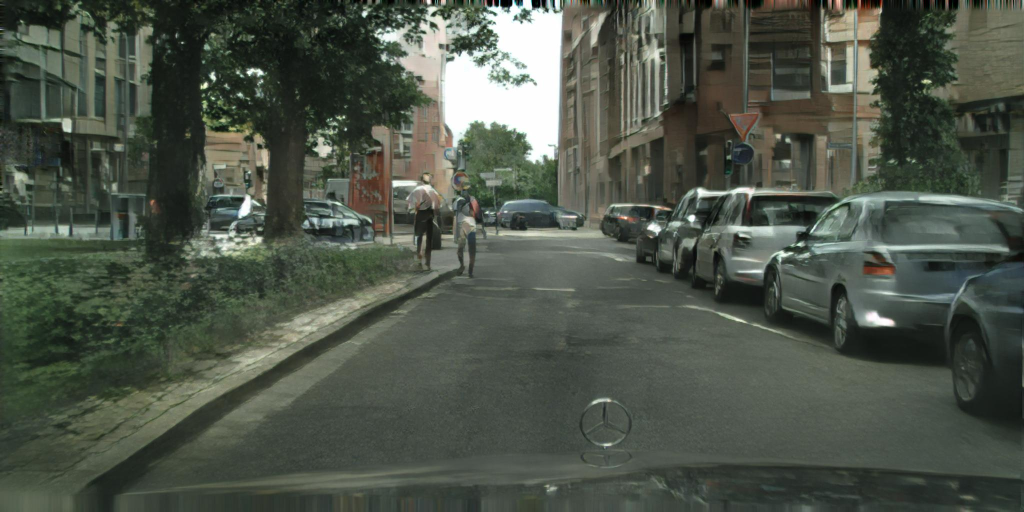
#> input picture src/pix2pixHD/imgs/cityscapes_1.jpg, 2048 x 1024 px (shown at 1/2 size)
$ python -i im_transform.py   (imports and definitions only)   (older library calls are emulated)
#> lines starting #> are read from the running program, lines starting #| are printed output that depends on the picture
#> further down, picture is the input picture: shape (1024, 2048, 3); mean B, G, R 72.9, 84.2, 76.9
import numpy as np
import cv2


# [36 lines left out: functions resize, imcv2_recolor, not called in this run]


def imcv2_affine_trans(im, flip=None, im_shape=None, rotate=False, max_scale=1.5):
    # Scale and translate
#> called with rotate = False, max_scale = 1.5
    h, w = im.shape[:2] if im_shape is None else im_shape[:2]
#> h = 1024; w = 2048
    scale = np.random.uniform(1., max_scale)

    degree = np.random.uniform(-5, 5) if rotate else None

    max_offx = (scale - 1.) * w
#> max_offx = 562
    max_offy = (scale - 1.) * h
#> max_offy = 281
    offx = int(np.random.uniform() * max_offx)
#> offx = 401
    offy = int(np.random.uniform() * max_offy)
#> offy = 169

    flip_ = np.random.uniform() > 0.5 if flip is None else flip

    if im is not None:
        im = apply_affine(im, scale, [offx, offy, degree], flip_, im_shape)

    return im, [scale, [offx, offy, degree], flip_, im_shape]


def apply_affine(im, scale, offs, flip, im_shape=None):
#> called with scale = 1.27, flip = True
    offx, offy, degree = offs
    h, w = im.shape[:2] if im_shape is None else im_shape[:2]
#> h = 1024; w = 2048

    im = cv2.resize(im, (0, 0), fx=scale, fy=scale)
    if degree is not None:
        retval = cv2.getRotationMatrix2D((w // 2, h // 2), degree, 1)
        im = cv2.warpAffine(im, retval, (w, h))
    im = im[offy: (offy + h), offx: (offx + w)]
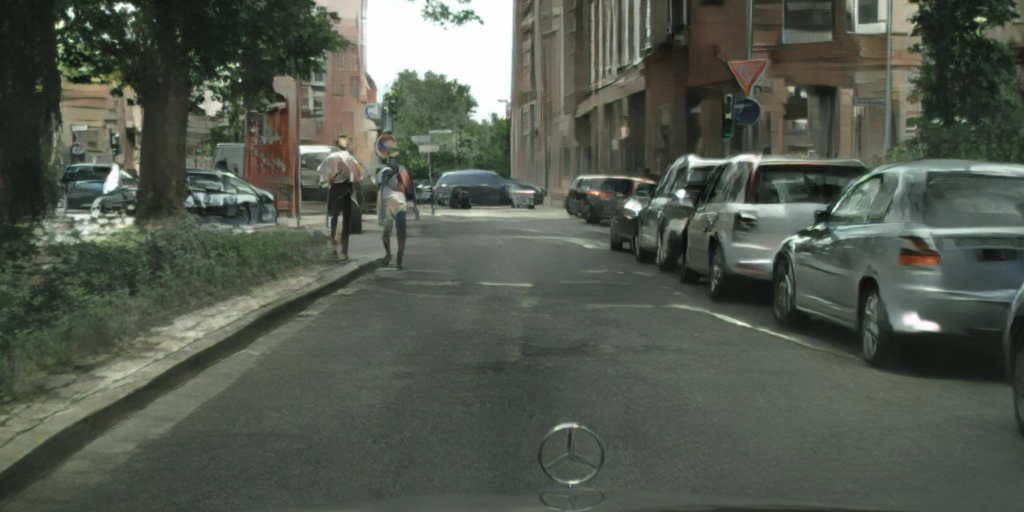
#> im: shape (1024, 2048, 3) (shown at 1/2 size); mean of channels 0, 1, 2 78.4, 89.3, 82.9; drawn as B, G, R
    if flip:
        im = cv2.flip(im, 1)
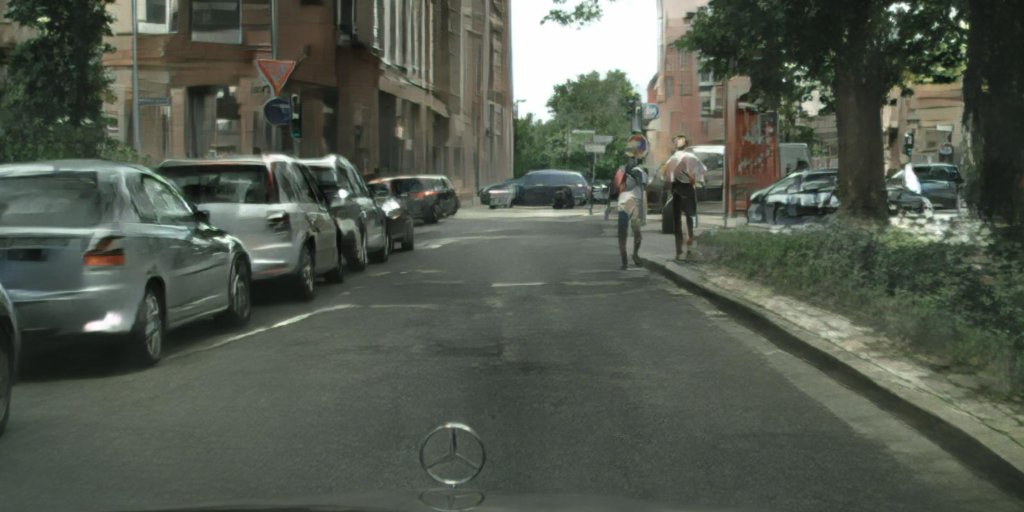
#> im: shape (1024, 2048, 3) (shown at 1/2 size); mean of channels 0, 1, 2 78.4, 89.3, 82.9; drawn as B, G, R

    return im


# [57 lines left out: functions offset_boxes, _factor_closest, crop_with_factor, not called in this run]


>>> import cv2
>>> picture = cv2.imread('../../pix2pixHD/imgs/cityscapes_1.jpg')
>>> result = imcv2_affine_trans(picture)

$ run again, on src/pix2pixHD/imgs/cityscapes_2.jpg
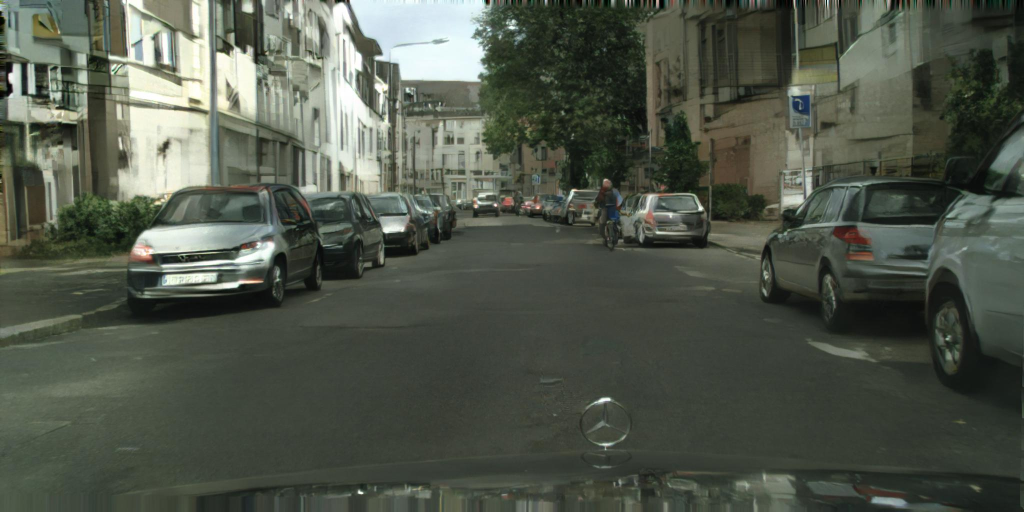
#> input picture src/pix2pixHD/imgs/cityscapes_2.jpg, 2048 x 1024 px (shown at 1/2 size)
#> picture is the input picture: shape (1024, 2048, 3); mean B, G, R 74.6, 86.4, 80.1
#> in apply_affine, `im = im[offy: (offy + h), offx: (offx + w)]`:
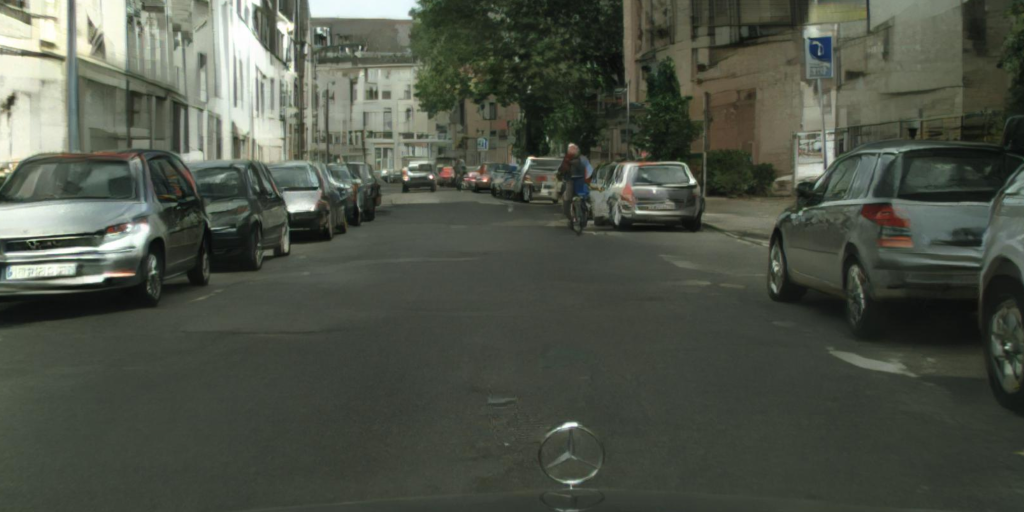
#> im: shape (1024, 2048, 3) (shown at 1/2 size); mean of channels 0, 1, 2 71.3, 82.4, 77.1; drawn as B, G, R
#> in apply_affine, `im = cv2.flip(im, 1)`:
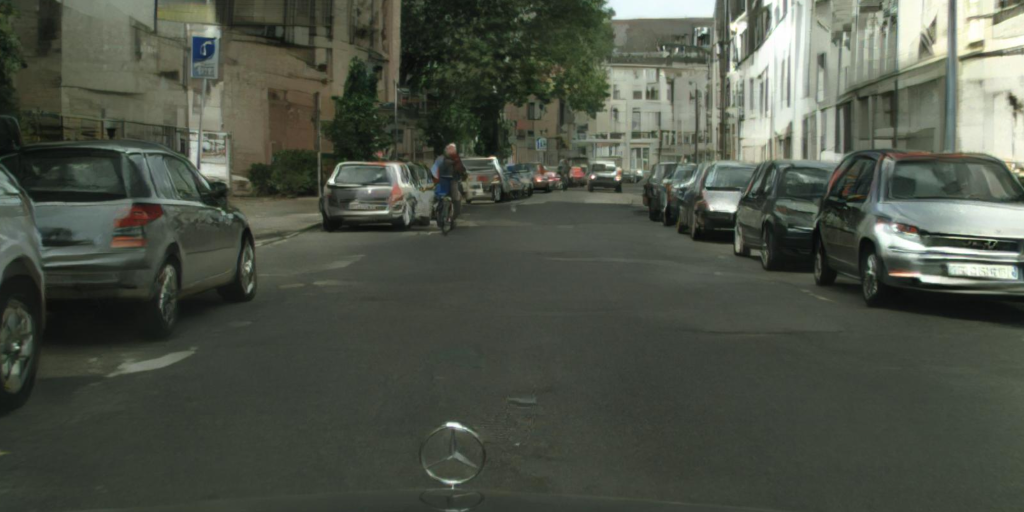
#> im: shape (1024, 2048, 3) (shown at 1/2 size); mean of channels 0, 1, 2 71.3, 82.4, 77.1; drawn as B, G, R

$ run again, on src/pix2pixHD/imgs/cityscapes_3.jpg
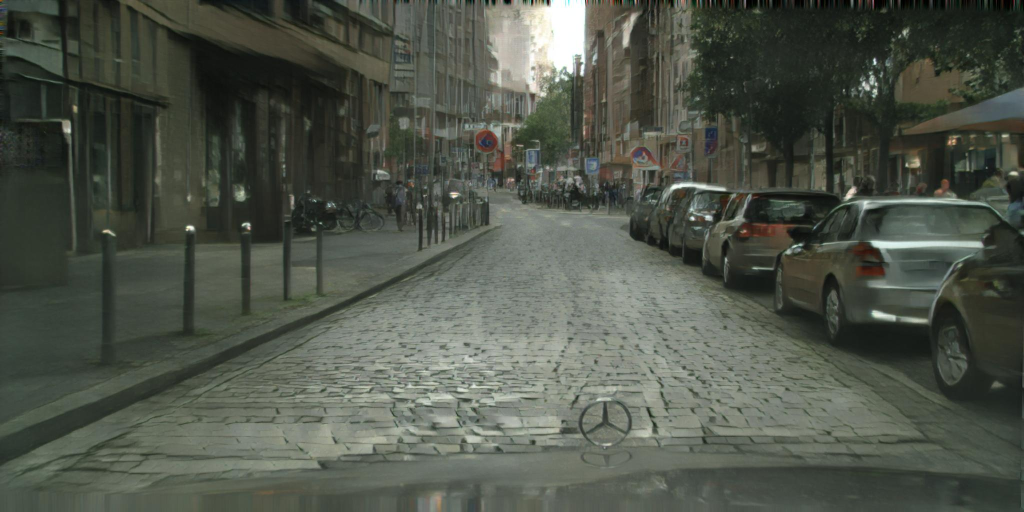
#> input picture src/pix2pixHD/imgs/cityscapes_3.jpg, 2048 x 1024 px (shown at 1/2 size)
#> picture is the input picture: shape (1024, 2048, 3); mean B, G, R 73.9, 84.4, 78.9
#> in apply_affine, `im = im[offy: (offy + h), offx: (offx + w)]`:
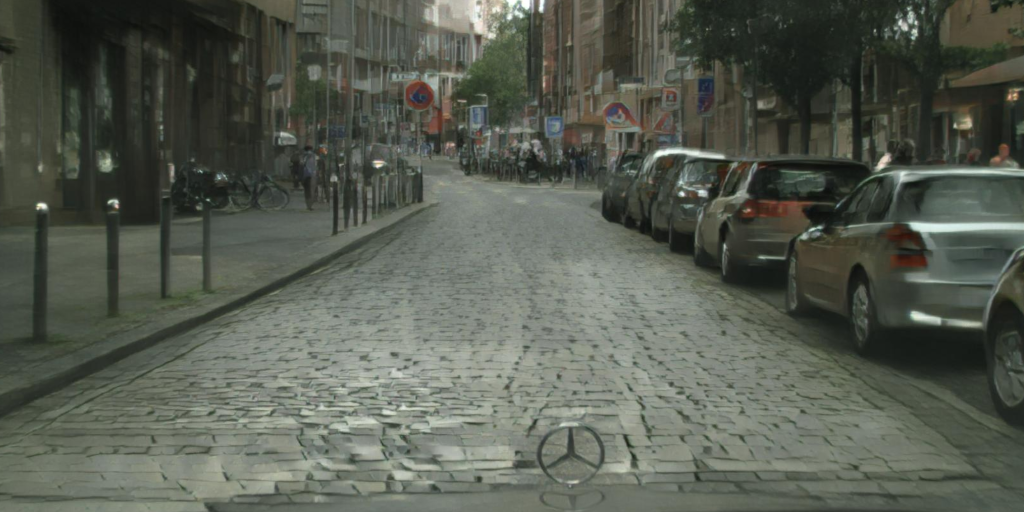
#> im: shape (1024, 2048, 3) (shown at 1/2 size); mean of channels 0, 1, 2 81.7, 92.4, 87.1; drawn as B, G, R
#> in apply_affine, `im = cv2.flip(im, 1)`:
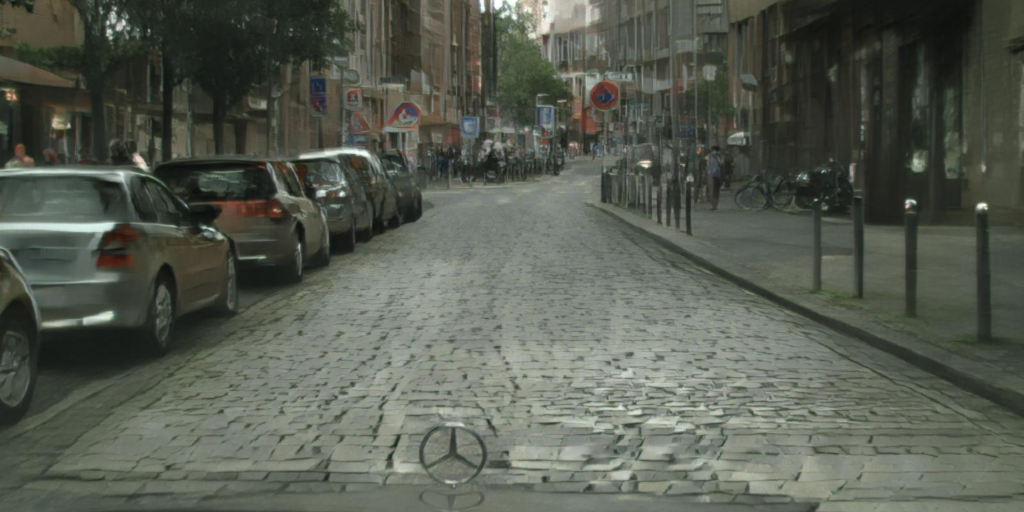
#> im: shape (1024, 2048, 3) (shown at 1/2 size); mean of channels 0, 1, 2 81.7, 92.4, 87.1; drawn as B, G, R

$ run again, on src/pix2pixHD/imgs/cityscapes_4.jpg
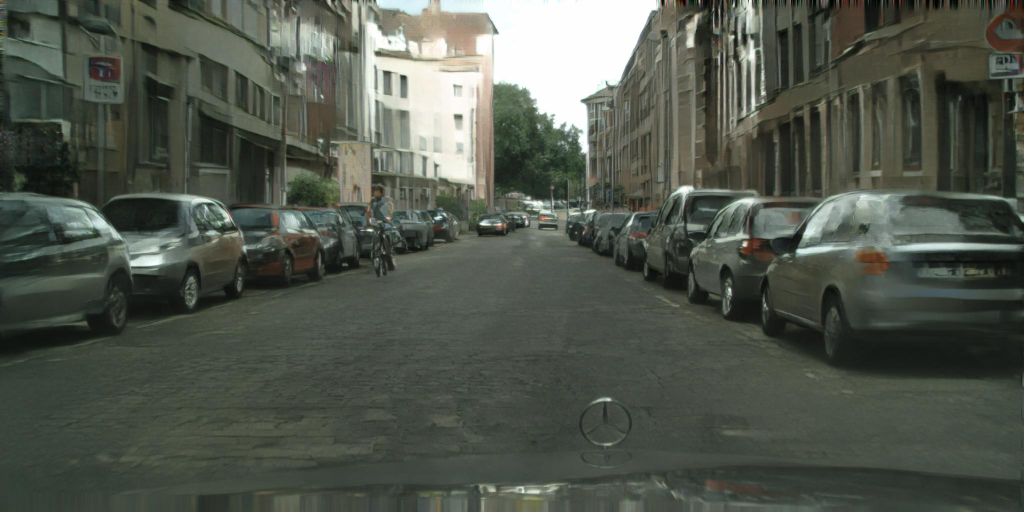
#> input picture src/pix2pixHD/imgs/cityscapes_4.jpg, 2048 x 1024 px (shown at 1/2 size)
#> picture is the input picture: shape (1024, 2048, 3); mean B, G, R 76.4, 86.3, 80.6
#> in apply_affine, `im = im[offy: (offy + h), offx: (offx + w)]`:
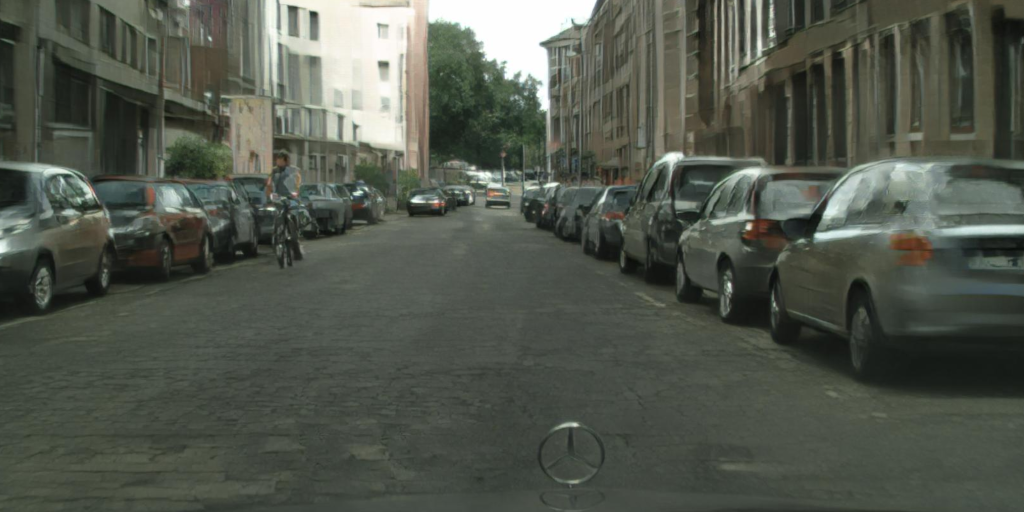
#> im: shape (1024, 2048, 3) (shown at 1/2 size); mean of channels 0, 1, 2 76.7, 86.8, 81.4; drawn as B, G, R
#> in apply_affine, `im = cv2.flip(im, 1)`:
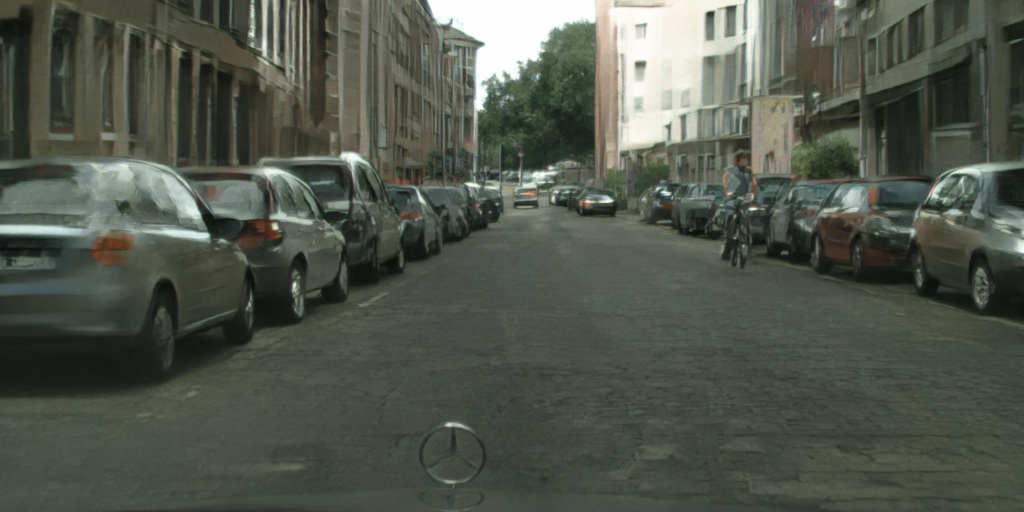
#> im: shape (1024, 2048, 3) (shown at 1/2 size); mean of channels 0, 1, 2 76.7, 86.8, 81.4; drawn as B, G, R
